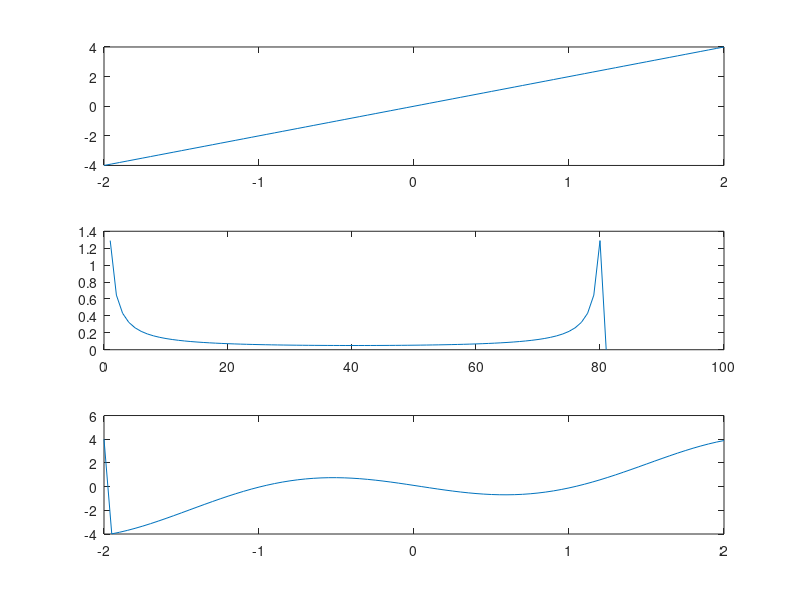

MATLAB code to generate this figure:
% y=2x
% -2<=x<=2
% clear all
% x=-2:0.05:2;
% M=length(x);
% u=0:1:M-1;
% F=zeros(1,M);
% for x=1:M
%     F=F+2*x*exp((-1*i*2*pi*u*x)/M);
% end
% 
% plot(x,F)
%% 
clear all;
t=-2:0.05:2;
ft=2*t;
subplot(311)
plot(t,ft)
M=length(t);
for u=1:M
    Fu=0;
    for x=1:M
        Fu=Fu+ft(x)*exp(-1i*2*pi*u*x/M);
    end
    F(u)=Fu/M;
end
subplot(312)
plot(abs(F))


for x=1:M
    ffx=0;
    for u=1:M
        ffx=ffx+F(u)*exp(1i*2*pi*(u-1)*(x-1)/M);
    end
    ff(x)=ffx;
end
subplot(313)
plot(t,real(ff))










